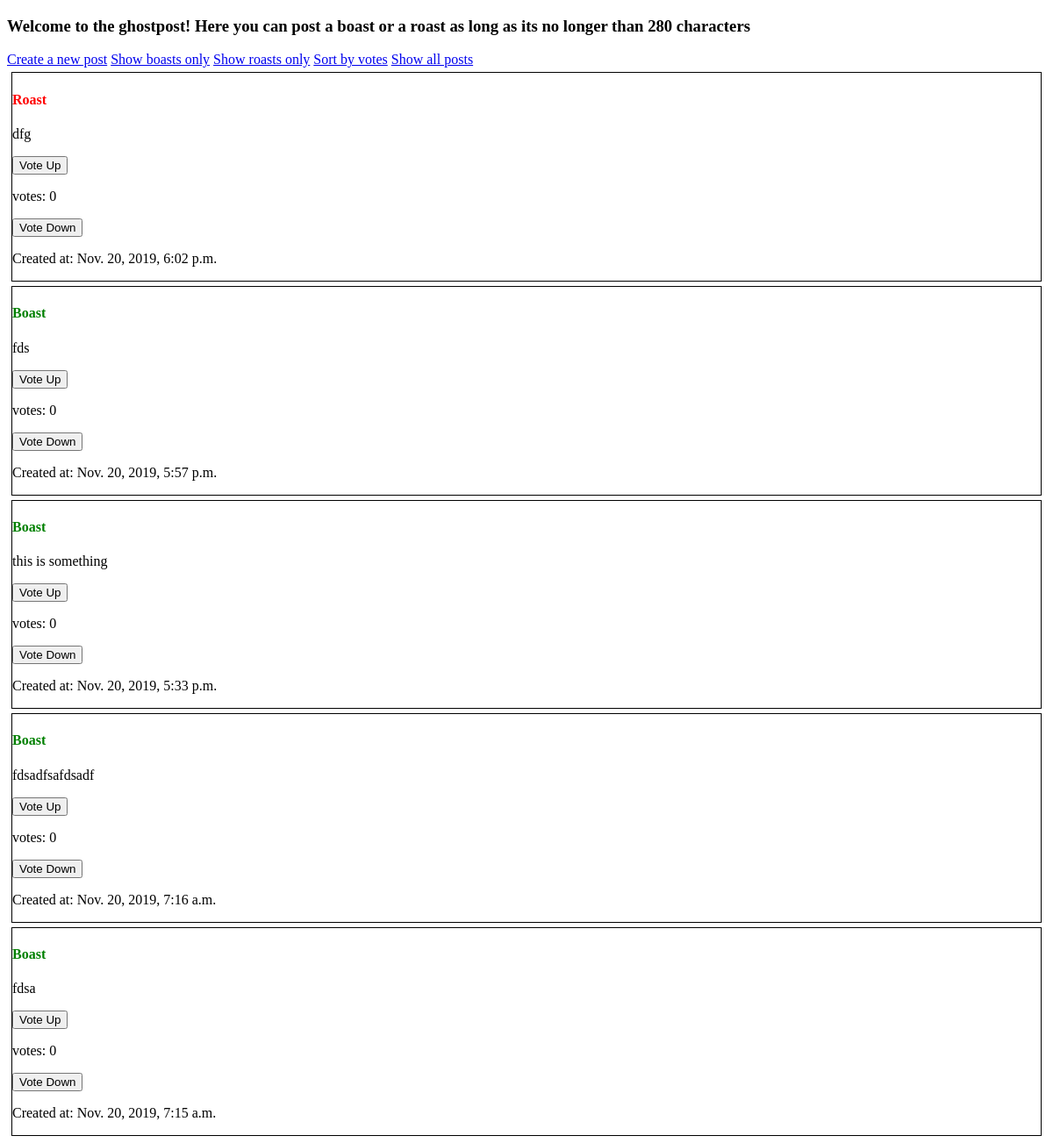
The page /ghosting/ on the database as committed earlier.
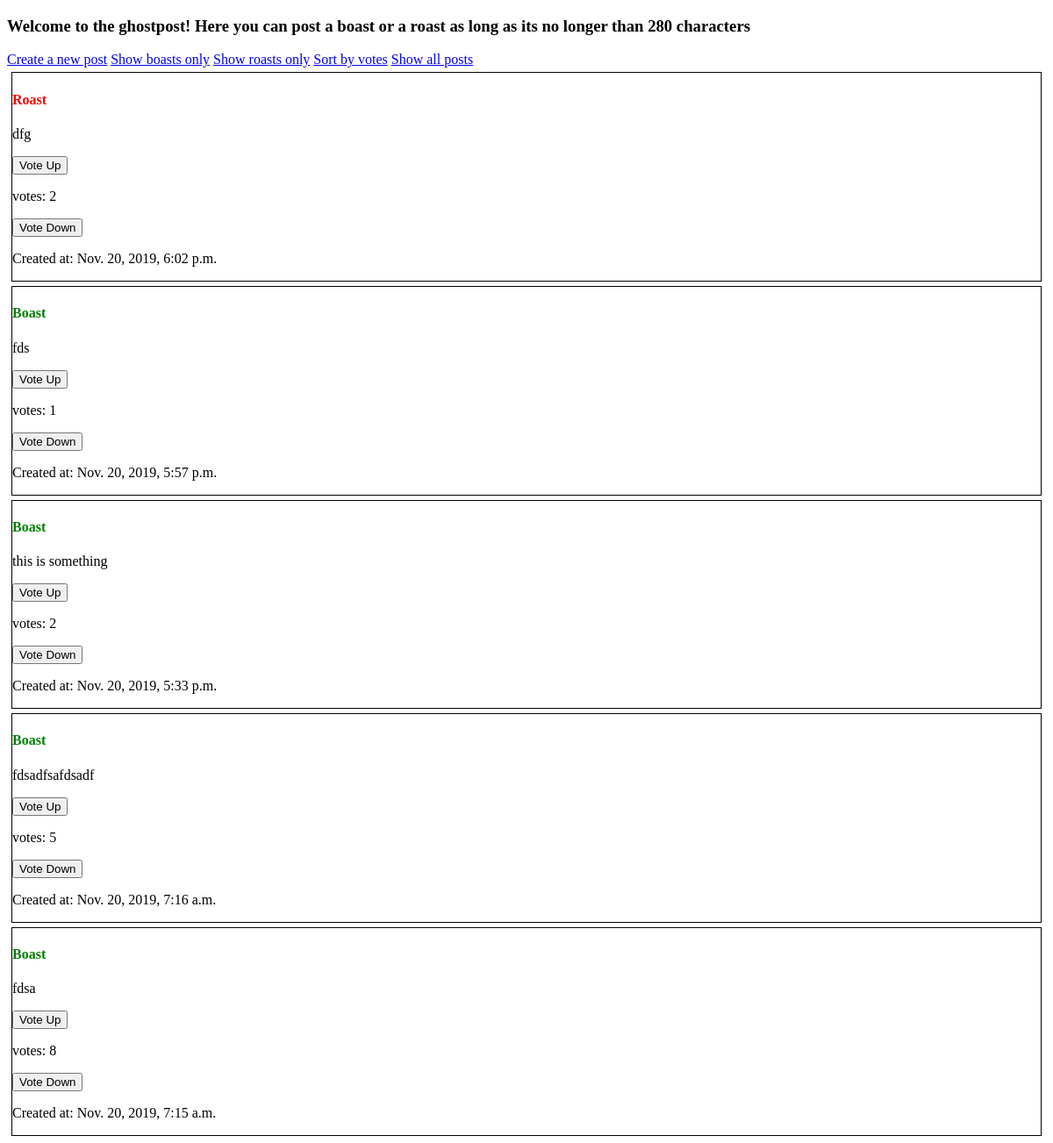
The same page on the database as committed later.
### ghosting/models.py (models this page shows)
class Post(models.Model):
    boast = models.BooleanField()
    post = models.CharField(max_length=280)
    up_votes = models.IntegerField(default=0)
    down_votes = models.IntegerField(default=0)
    creation_time = models.DateTimeField(default=timezone.now())
    @property
    def total_votes(self):
        return self.up_votes - self.down_votes

### ghosting/views.py (the view)
# urls.py: path('', views.home, name='home'),
def home(request):
    posts = Post.objects.order_by('-creation_time')
    context = {'posts': posts}
    return render(request, 'home.html', context)

### ghostpost/templates/home.html (shortened to what this page needs)
{% extends 'base.html' %}
{% load static %}
    {% block content %}
        <h3>Welcome to the ghostpost! Here you can post a boast or a roast as long as its no longer than 280 characters</h3>
        <a class="filter" href="/ghosting/new/">Create a new post</a>
        <a class="filter" href="/ghosting/sort/boasts/">Show boasts only</a>
        <a class="filter" href="/ghosting/sort/roasts/">Show roasts only</a>
        <a class="filter" href="/ghosting/sort/votes/">Sort by votes</a>
        <a class="filter" href="/ghosting/">Show all posts</a>
        {% if posts %}
            {% for post in posts %}
                <div style="border: 1px solid black; margin: 5px;">
                    {% if post.boast %}
                        <h4 style="color: green;">Boast</h4>
                    {% else %}
                        <h4 style="color: red;">Roast</h4>
                    {% endif %}
                    <p>{{ post.post }}</p>
                    <a href="/ghosting/vote/up/{{post.id}}/"><button class="up-vote">Vote Up</button></a>
                    <p>votes: {{ post.total_votes }}</p>
                    <a href="/ghosting/vote/down/{{post.id}}/"><button class="down-vote">Vote Down</button></a>
                    <p>Created at: {{ post.creation_time }}</p>
                </div>
            {% endfor %}
        {% endif %}
        <link rel="stylesheet" type="text/css" href="{% static 'ghosting/style.css' %}">
    {% endblock %}

Rows that differ between the two databases and show on the page:
changed Post "dfg": total_votes "0" → "2"
changed Post "fds": total_votes "0" → "1"
changed Post "this is something": total_votes "0" → "2"
changed Post "fdsadfsafdsadf": total_votes "0" → "5"
changed Post "fdsa": total_votes "0" → "8"
